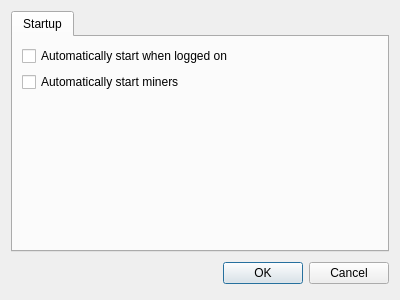
<?xml version="1.0" encoding="UTF-8"?>
<ui version="4.0">
 <class>OptionsDialog</class>
 <widget class="QDialog" name="OptionsDialog">
  <property name="geometry">
   <rect>
    <x>0</x>
    <y>0</y>
    <width>400</width>
    <height>300</height>
   </rect>
  </property>
  <property name="windowTitle">
   <string>Options</string>
  </property>
  <layout class="QVBoxLayout" name="verticalLayout">
   <item>
    <widget class="QTabWidget" name="tabWidget">
     <property name="currentIndex">
      <number>0</number>
     </property>
     <widget class="QWidget" name="tab">
      <attribute name="title">
       <string>Startup</string>
      </attribute>
      <layout class="QVBoxLayout" name="verticalLayout_2">
       <item>
        <widget class="QCheckBox" name="startWithLogon">
         <property name="text">
          <string>Automatically start when logged on</string>
         </property>
        </widget>
       </item>
       <item>
        <widget class="QCheckBox" name="mineOnStart">
         <property name="text">
          <string>Automatically start miners</string>
         </property>
        </widget>
       </item>
       <item>
        <spacer name="verticalSpacer">
         <property name="orientation">
          <enum>Qt::Vertical</enum>
         </property>
         <property name="sizeHint" stdset="0">
          <size>
           <width>20</width>
           <height>40</height>
          </size>
         </property>
        </spacer>
       </item>
      </layout>
     </widget>
    </widget>
   </item>
   <item>
    <layout class="QHBoxLayout">
     <property name="spacing">
      <number>6</number>
     </property>
     <property name="leftMargin">
      <number>0</number>
     </property>
     <property name="topMargin">
      <number>0</number>
     </property>
     <property name="rightMargin">
      <number>0</number>
     </property>
     <property name="bottomMargin">
      <number>0</number>
     </property>
     <item>
      <spacer>
       <property name="orientation">
        <enum>Qt::Horizontal</enum>
       </property>
       <property name="sizeHint" stdset="0">
        <size>
         <width>131</width>
         <height>31</height>
        </size>
       </property>
      </spacer>
     </item>
     <item>
      <widget class="QPushButton" name="okButton">
       <property name="text">
        <string>OK</string>
       </property>
      </widget>
     </item>
     <item>
      <widget class="QPushButton" name="cancelButton">
       <property name="text">
        <string>Cancel</string>
       </property>
      </widget>
     </item>
    </layout>
   </item>
  </layout>
 </widget>
 <resources/>
 <connections>
  <connection>
   <sender>okButton</sender>
   <signal>clicked()</signal>
   <receiver>OptionsDialog</receiver>
   <slot>accept()</slot>
   <hints>
    <hint type="sourcelabel">
     <x>278</x>
     <y>253</y>
    </hint>
    <hint type="destinationlabel">
     <x>96</x>
     <y>254</y>
    </hint>
   </hints>
  </connection>
  <connection>
   <sender>cancelButton</sender>
   <signal>clicked()</signal>
   <receiver>OptionsDialog</receiver>
   <slot>reject()</slot>
   <hints>
    <hint type="sourcelabel">
     <x>369</x>
     <y>253</y>
    </hint>
    <hint type="destinationlabel">
     <x>179</x>
     <y>282</y>
    </hint>
   </hints>
  </connection>
 </connections>
</ui>
